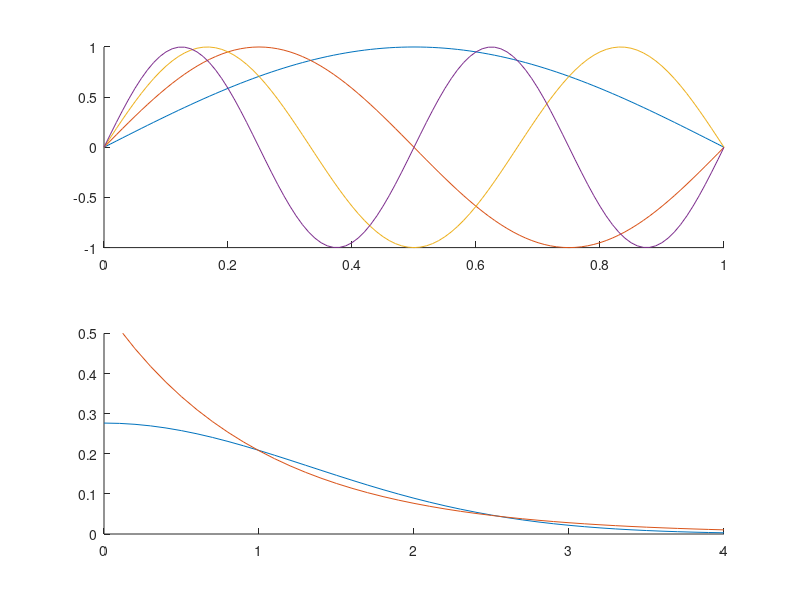

Recreate this plot in MATLAB.
clear all;
close all;
clc;

%%Q2 (ii)
x1 = 0:0.01:1;
y1 = [];
figure;
subplot(2,1,1);
hold on;
for i = 1:4
    for j = 0:0.01:1
        y1(end+1) = sin(pi * i * j);
    end
    plot(x1, y1);
    y1 = [];
end
hold off;

%% Q4 (iv)
a = 8 / (9 * pi);
gaussVar = @(x) (pi / (2 * a))^-0.75 * exp(-a * x^2);
realWF = @(x) pi^-0.5 * exp(-x);
x2 = 0:0.1:4;
y2_gauss = [];
y2_real = [];
for i = 0:0.1:4
    y2_gauss(end+1) = gaussVar(i);
    y2_real(end+1) = realWF(i);
end

subplot(2,1,2);
hold on;
plot(x2, y2_gauss, '-');
plot(x2, y2_real);
ylim([0 0.5]);
hold off;